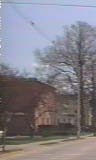
%> input picture project/images/neg/img00007.jpg, 96 x 160 px; its folder holds only this picture in this run
$ octave Traning.m   (GNU Octave 9; MATLAB toolbox functions it lacks are replaced by stand-ins)
%> lines starting %> are read from the running program, lines starting %| are printed output that depends on the picture
### project/loadTraingExtract.m
function [features, labels] = loadTraingExtract(foldername, sampling)
%> called with foldername = './images/neg', sampling = 10
Files=dir(foldername); % list all the folder contents
features = [];
labels = [];

if foldername == './images/neg'
    label = -1;
else
    if foldername == './images/pos'
        label = 1;
    end
end

addpath('Preprocessing');
for k=3:sampling:length(Files) % the first 2 are '.' and '..'
   filename = Files(k).name;

   image = imread(filename); % read the image
%> image is the input picture: size 160x96x3 uint8; mean R, G, B 130.7, 128.1, 136

   if size(image,3)==3
       image = rgb2gray(image);
%> image: size 160x96 uint8
   end

%    Pre-processing
   image_processed = enhanceContrastHE(image); % use histogram equalisation to preprocess
   image_processed = double(image_processed);


%    Feature extraction
   feature = hog_feature_vector(image_processed); % extract the HOG feature
   features = [features; feature];

   labels = [labels; label];
end

end

### project/Preprocessing/contrast_HE_LUT.m
function [ Lut ] = contrast_HE_LUT( Iin )
%UNTITLED4 此处显示有关此函数的摘要
%   此处显示详细说明
for i = 1:256
    Lut(i) = i-1;
end
H = histogram(Iin, 'BinLimits', [0,256], 'BinWidth',1);
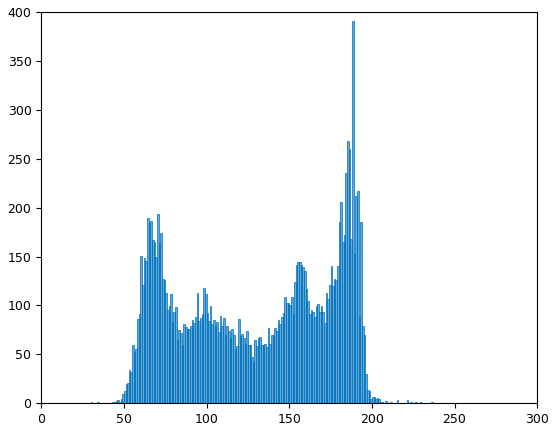
%> figure redrawn from the program's plot data; tallest bar 391 high, from x = 188 to 189
HV = H.Values;
%> HV = 256 values, max 391 at index 189, min 0 at index 1, mean 60
CH = cumsum(HV);
%> CH = 256 values from 0 to 15360
for i = 1:256
    out = max(0, round(CH(i) / (256*256/256) - 1));
    if out > 255
        Lut(i) = 255;
    else
        Lut(i) = out;
    end
end
%> this loop made 256 passes
%> out on passes 1 to 3: 0, 0, 0
%> after the loop, Lut = 256 values from 0 to 59
Lut = uint8(Lut);

end

### practical1/enhanceContrastHE.m
function [ Iout ] = enhanceContrastHE( Iin )
%UNTITLED3 此处显示有关此函数的摘要
%   此处显示详细说明
Lut = contrast_HE_LUT(Iin);
%> Lut = 256 values from 0 to 59
Iout = intlut(Iin, Lut);
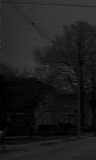
%> Iout: size 160x96 uint8; min 0, max 59, mean 29.3
%> in loadTraingExtract, `image_processed = double(image_processed);`:
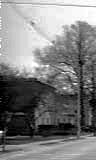
%> image_processed: size 160x96 double; min 0, max 59, mean 29.3; mean of the top-left, top-right, bottom-left and bottom-right quarters 44.5, 37.6, 13.8, 21.3; drawn with min black and max white

end

### project/hog_feature_vector.m
function [feature] = hog_feature_vector(im)

% The given code finds the HOG feature vector for any given image. HOG
% feature vector/descriptor can then be used for detection of any
% particular object. The Matlab code provides the exact implementation of
% the formation of HOG feature vector as detailed in the paper "Pedesitrian
% detection using HOG" by Dalal and Triggs

% INPUT => im (input image)
% OUTPUT => HOG feature vector for that particular image

% Example: Running the code
% >>> im = imread('cameraman.tif');
% >>> hog = hog_feature_vector (im);

% Convert RGB iamge to grayscale
if size(im,3)==3
    im=rgb2gray(im);
end
% if nargin>1
%     im=imresize(im,resize);
% end

im=double(im);

rows=size(im,1);
%> rows = 160
cols=size(im,2);
%> cols = 96
Ix=im; %Basic Matrix assignment
Iy=im; %Basic Matrix assignment

% Gradients in X and Y direction. Iy is the gradient in X direction and Iy
% is the gradient in Y direction
for i=1:rows-2
    Iy(i,:)=(im(i,:)-im(i+2,:));
end
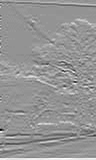
%> Iy: size 160x96 double; min -59, max 43, mean 0.7; drawn with min black and max white
for i=1:cols-2
    Ix(:,i)=(im(:,i)-im(:,i+2));
end
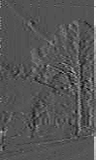
%> Ix: size 160x96 double; min -29, max 59, mean 0.5; drawn with min black and max white

gauss=fspecial('gaussian',8); %% Initialized a gaussian filter with sigma=0.5 * block width.

angle=atand(Ix./Iy); % Matrix containing the angles of each edge gradient
angle=imadd(angle,90); %Angles in range (0,180)
magnitude=sqrt(Ix.^2 + Iy.^2);
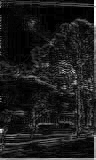
%> magnitude: size 160x96 double; min 0, max 59.48, mean 6.8; drawn with min black and max white

% figure,imshow(uint8(angle));
% figure,imshow(uint8(magnitude));

% Remove redundant pixels in an image.
angle(isnan(angle))=0;
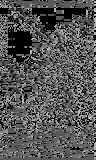
%> angle: size 160x96 double; min 0, max 180, mean 85.2
magnitude(isnan(magnitude))=0;

feature=[]; %initialized the feature vector

% Iterations for Blocks
for i = 0: rows/8 - 2
    for j= 0: cols/8 -2
        %disp([i,j])

        mag_patch = magnitude(8*i+1 : 8*i+16 , 8*j+1 : 8*j+16);
        %mag_patch = imfilter(mag_patch,gauss);
        ang_patch = angle(8*i+1 : 8*i+16 , 8*j+1 : 8*j+16);

        block_feature=[];

        %Iterations for cells in a block
        for x= 0:1
            for y= 0:1
                angleA =ang_patch(8*x+1:8*x+8, 8*y+1:8*y+8);
                magA   =mag_patch(8*x+1:8*x+8, 8*y+1:8*y+8);
                histr  =zeros(1,9);

                %Iterations for pixels in one cell
                for p=1:8
                    for q=1:8
%
                        alpha= angleA(p,q);

                        % Binning Process (Bi-Linear Interpolation)
                        if alpha>10 && alpha<=30
                            histr(1)=histr(1)+ magA(p,q)*(30-alpha)/20;
                            histr(2)=histr(2)+ magA(p,q)*(alpha-10)/20;
                        elseif alpha>30 && alpha<=50
                            histr(2)=histr(2)+ magA(p,q)*(50-alpha)/20;
                            histr(3)=histr(3)+ magA(p,q)*(alpha-30)/20;
                        elseif alpha>50 && alpha<=70
                            histr(3)=histr(3)+ magA(p,q)*(70-alpha)/20;
                            histr(4)=histr(4)+ magA(p,q)*(alpha-50)/20;
                        elseif alpha>70 && alpha<=90
                            histr(4)=histr(4)+ magA(p,q)*(90-alpha)/20;
                            histr(5)=histr(5)+ magA(p,q)*(alpha-70)/20;
                        elseif alpha>90 && alpha<=110
                            histr(5)=histr(5)+ magA(p,q)*(110-alpha)/20;
                            histr(6)=histr(6)+ magA(p,q)*(alpha-90)/20;
                        elseif alpha>110 && alpha<=130
                            histr(6)=histr(6)+ magA(p,q)*(130-alpha)/20;
                            histr(7)=histr(7)+ magA(p,q)*(alpha-110)/20;
                        elseif alpha>130 && alpha<=150
                            histr(7)=histr(7)+ magA(p,q)*(150-alpha)/20;
                            histr(8)=histr(8)+ magA(p,q)*(alpha-130)/20;
                        elseif alpha>150 && alpha<=170
                            histr(8)=histr(8)+ magA(p,q)*(170-alpha)/20;
                            histr(9)=histr(9)+ magA(p,q)*(alpha-150)/20;
                        elseif alpha>=0 && alpha<=10
                            histr(1)=histr(1)+ magA(p,q)*(alpha+10)/20;
                            histr(9)=histr(9)+ magA(p,q)*(10-alpha)/20;
                        elseif alpha>170 && alpha<=180
                            histr(9)=histr(9)+ magA(p,q)*(190-alpha)/20;
                            histr(1)=histr(1)+ magA(p,q)*(alpha-170)/20;
                        end


                    end
                end
                block_feature=[block_feature histr]; % Concatenation of Four histograms to form one block feature

            end
        end
        % Normalize the values in the block using L1-Norm
        block_feature=block_feature/sqrt(norm(block_feature)^2+.01);

        feature=[feature block_feature]; %Features concatenation
    end
end
%> after the loop, feature = 7524 values, max 0.89 at index 4847, min 0 at index 22, mean 0.117; histr = [192.6 0 0 0 492 0 148.5 49.5 238.5]

feature(isnan(feature))=0; %Removing Infinitiy values

% Normalization of the feature vector using L2-Norm
feature=feature/sqrt(norm(feature)^2+.001);
%> feature = 7524 values, max 0.0616 at index 4847, min 0 at index 22, mean 0.00808
for z=1:length(feature)
    if feature(z)>0.2
         feature(z)=0.2;
    end
end
feature=feature/sqrt(norm(feature)^2+.001);
%> feature = 7524 values, max 0.0615 at index 4847, min 0 at index 22, mean 0.00807

% toc;

### project/Traning.m
negpath = './images/neg';
pospath = './images/pos';

[features_neg, labels_neg] = loadTraingExtract(negpath, 10);
%> in loadTraingExtract, `features = [features; feature];`: features has the same summary as feature in hog_feature_vector
%> features_neg has the same summary as feature in hog_feature_vector; labels_neg = -1
[features_pos, labels_pos] = loadTraingExtract(pospath, 10);
features = [features_neg; features_pos];
%> features has the same summary as feature in hog_feature_vector
labels = [labels_neg; labels_pos];
%> labels = -1

addpath('SVM-KM');
%> (the run ends here)

$ run again, on project/images/neg/img00283.jpg
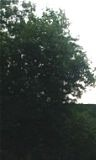
%> input picture project/images/neg/img00283.jpg, 96 x 160 px
%> in loadTraingExtract, image is the input picture: size 160x96x3 uint8; mean R, G, B 77.9, 84.8, 80.1
%> image: size 160x96 uint8
%> in contrast_HE_LUT, `H = histogram(Iin, 'BinLimits', [0,256], 'BinWidth',1);`:
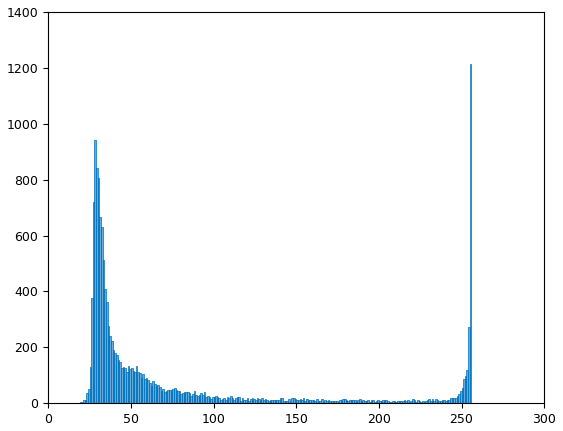
%> figure redrawn from the program's plot data; tallest bar 1214 high, from x = 255 to 256
%> HV = 256 values, max 1214 at index 256, min 0 at index 1, mean 60
%> CH = 256 values from 0 to 15360
%> the loop in contrast_HE_LUT, `for i = 1:256` made 256 passes
%> out on passes 1 to 3: 0, 0, 0
%> after the loop in contrast_HE_LUT, `for i = 1:256`: Lut = 256 values from 0 to 59
%> in hog_feature_vector, `angle(isnan(angle))=0;`:
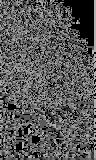
%> angle: size 160x96 double; min 0, max 180, mean 88.8
%> after the loop in hog_feature_vector, `for i = 0: rows/8 - 2`: feature = 7524 values, max 0.716 at index 7484, min 0 at index 262, mean 0.129; histr = [28.73 8 47.2 73.63 28.07 88.84 96.14 89.27 210.8]
%> in hog_feature_vector, `feature=feature/sqrt(norm(feature)^2+.001);`: feature = 7524 values, max 0.0497 at index 7484, min 0 at index 262, mean 0.00894
%> in loadTraingExtract, `features = [features; feature];`: features has the same summary as feature in hog_feature_vector
%> features_neg has the same summary as feature in hog_feature_vector; labels_neg = -1
%> `features = [features_neg; features_pos];`: features has the same summary as feature in hog_feature_vector

$ run again, on project/images/neg/img00354.jpg
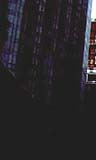
%> input picture project/images/neg/img00354.jpg, 96 x 160 px
%> in loadTraingExtract, image is the input picture: size 160x96x3 uint8; mean R, G, B 40.9, 39.2, 42.4
%> image: size 160x96 uint8
%> in contrast_HE_LUT, `H = histogram(Iin, 'BinLimits', [0,256], 'BinWidth',1);`:
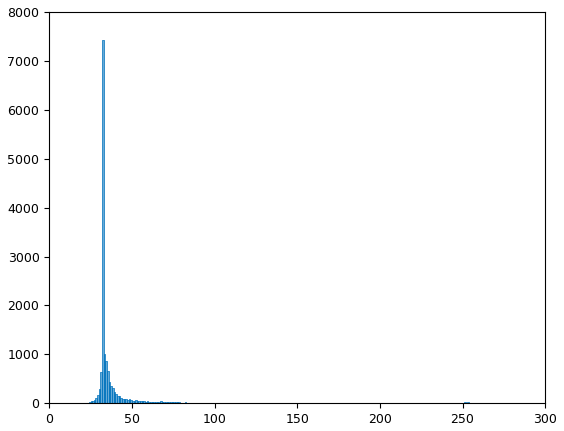
%> figure redrawn from the program's plot data; tallest bar 7426 high, from x = 32 to 33
%> HV = 256 values, max 7426 at index 33, min 0 at index 1, mean 60
%> CH = 256 values from 0 to 15360
%> the loop in contrast_HE_LUT, `for i = 1:256` made 256 passes
%> out on passes 1 to 3: 0, 0, 0
%> after the loop in contrast_HE_LUT, `for i = 1:256`: Lut = 256 values from 0 to 59
%> in hog_feature_vector, `angle(isnan(angle))=0;`:
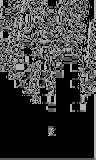
%> angle: size 160x96 double; min 0, max 180, mean 58.6
%> after the loop in hog_feature_vector, `for i = 0: rows/8 - 2`: feature = 7524 values, max 1 at index 5756, min 0 at index 4, mean 0.0805; histr = [198 0 0 0 396 0 140 46.67 198]
%> in hog_feature_vector, `feature=feature/sqrt(norm(feature)^2+.001);`: feature = 7524 values, max 0.0769 at index 5756, min 0 at index 4, mean 0.00619
%> in loadTraingExtract, `features = [features; feature];`: features has the same summary as feature in hog_feature_vector
%> features_neg has the same summary as feature in hog_feature_vector; labels_neg = -1
%> `features = [features_neg; features_pos];`: features has the same summary as feature in hog_feature_vector

$ run again, on project/images/neg/img00366.jpg
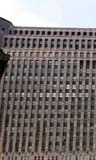
%> input picture project/images/neg/img00366.jpg, 96 x 160 px
%> in loadTraingExtract, image is the input picture: size 160x96x3 uint8; mean R, G, B 124.7, 118.5, 117.6
%> image: size 160x96 uint8
%> HV = 256 values, max 393 at index 242, min 0 at index 199, mean 60
%> CH = 256 values from 7 to 15360
%> the loop in contrast_HE_LUT, `for i = 1:256` made 256 passes
%> out on passes 1 to 3: 0, 0, 0
%> after the loop in contrast_HE_LUT, `for i = 1:256`: Lut = 256 values from 0 to 59
%> in hog_feature_vector, `angle(isnan(angle))=0;`:
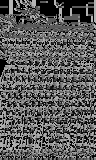
%> angle: size 160x96 double; min 0, max 180, mean 91.5
%> after the loop in hog_feature_vector, `for i = 0: rows/8 - 2`: feature = 7524 values, max 0.916 at index 23, min 0 at index 1, mean 0.121; histr = [399.9 161.4 49.64 75.61 52.42 152.5 441.1 185.4 285.1]
%> in hog_feature_vector, `feature=feature/sqrt(norm(feature)^2+.001);`: feature = 7524 values, max 0.0633 at index 23, min 0 at index 1, mean 0.00838
%> in loadTraingExtract, `features = [features; feature];`: features has the same summary as feature in hog_feature_vector
%> features_neg has the same summary as feature in hog_feature_vector; labels_neg = -1
%> `features = [features_neg; features_pos];`: features has the same summary as feature in hog_feature_vector
